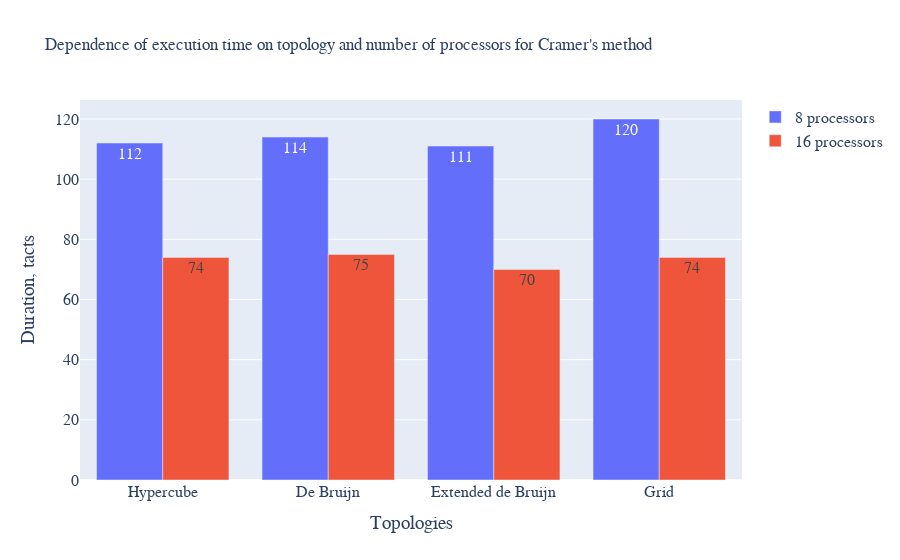
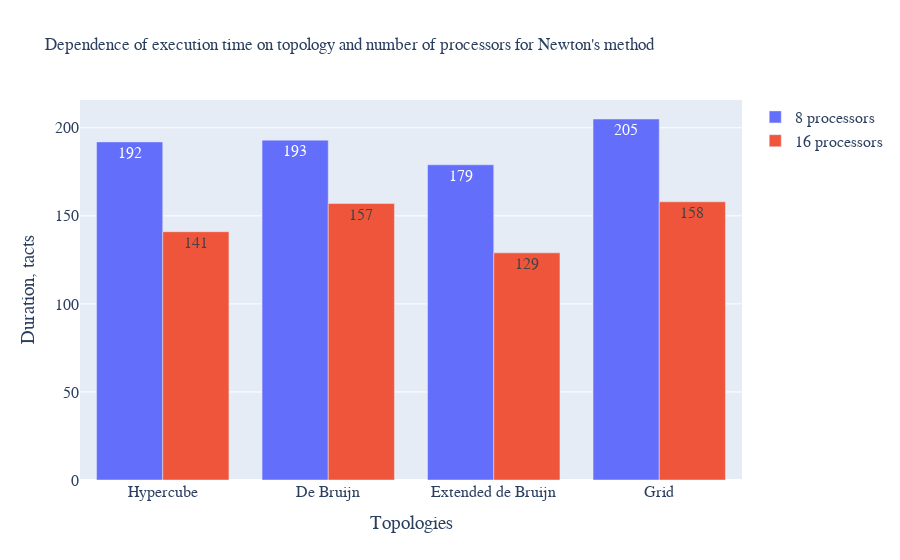

The notebook cell these images were saved under, in order:
### Code cell
durations_8_cramer = [112, 114, 111, 120]
durations_16_cramer = [74, 75, 70, 74]
durations_8_newton = [192, 193, 179, 205]
durations_16_newton = [141, 157, 129, 158]
common_stat(durations_8_cramer, durations_16_cramer, "Cramer", True)
common_stat(durations_8_newton, durations_16_newton, "Newton", True)

### Figure 1 — Plotly figure (JSON) as saved in the notebook; plotly's stock layout.template omitted (floating-point values rounded to 4 significant figures)
{"data": [{"name": "8 processors", "text": ["112", "114", "111", "120"], "textposition": "auto", "type": "bar", "x": ["Hypercube", "De Bruijn", "Extended de Bruijn", "Grid"], "y": [112, 114, 111, 120]}, {"name": "16 processors", "text": ["74", "75", "70", "74"], "textposition": "auto", "type": "bar", "x": ["Hypercube", "De Bruijn", "Extended de Bruijn", "Grid"], "y": [74, 75, 70, 74]}], "layout": {"font": {"family": "Courier New, monospace", "size": 16}, "title": {"font": {"size": 17}, "text": "Dependence of execution time on topology and number of processors for Cramer's method"}, "xaxis": {"title": {"text": "Topologies"}}, "yaxis": {"title": {"text": "Duration, tacts"}}}}

### Figure 2 — Plotly figure (JSON) as saved in the notebook; plotly's stock layout.template omitted (floating-point values rounded to 4 significant figures)
{"data": [{"name": "8 processors", "text": ["192", "193", "179", "205"], "textposition": "auto", "type": "bar", "x": ["Hypercube", "De Bruijn", "Extended de Bruijn", "Grid"], "y": [192, 193, 179, 205]}, {"name": "16 processors", "text": ["141", "157", "129", "158"], "textposition": "auto", "type": "bar", "x": ["Hypercube", "De Bruijn", "Extended de Bruijn", "Grid"], "y": [141, 157, 129, 158]}], "layout": {"font": {"family": "Courier New, monospace", "size": 16}, "title": {"font": {"size": 17}, "text": "Dependence of execution time on topology and number of processors for Newton's method"}, "xaxis": {"title": {"text": "Topologies"}}, "yaxis": {"title": {"text": "Duration, tacts"}}}}
